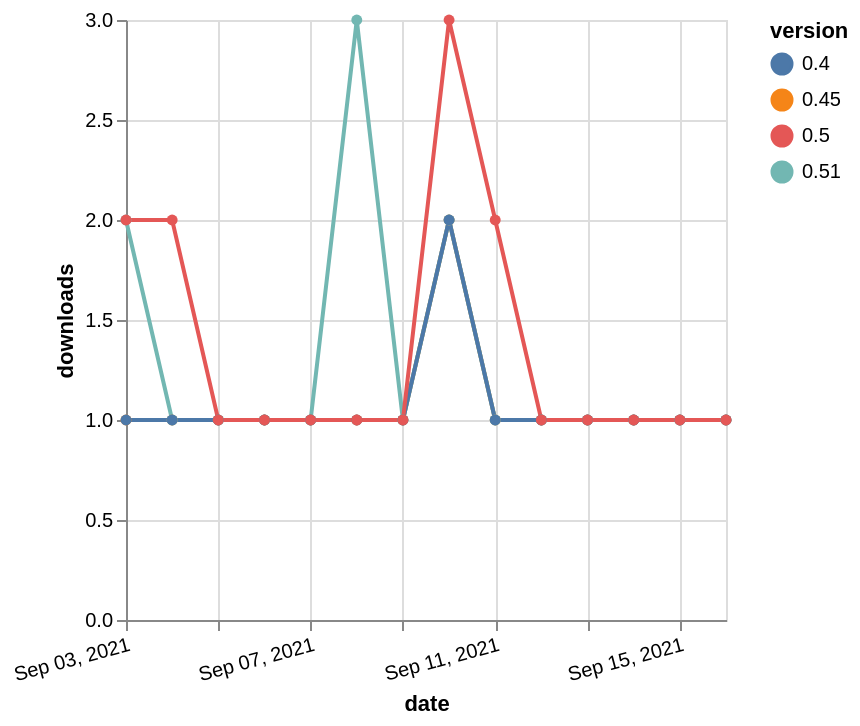

Vega-Lite specification stored for this chart:
### Vega-Lite specification from a JSON file in a GitHub repository (floating-point values rounded to 4 significant figures)
{"$schema": "https://vega.github.io/schema/vega-lite/v5.json", "description": "A simple bar chart with embedded data.", "data": {"values": [{"date": "2021-09-03", "total": 207, "delta": 1, "version": "0.45"}, {"date": "2021-09-04", "total": 208, "delta": 1, "version": "0.45"}, {"date": "2021-09-05", "total": 209, "delta": 1, "version": "0.45"}, {"date": "2021-09-06", "total": 210, "delta": 1, "version": "0.45"}, {"date": "2021-09-07", "total": 211, "delta": 1, "version": "0.45"}, {"date": "2021-09-08", "total": 212, "delta": 1, "version": "0.45"}, {"date": "2021-09-09", "total": 213, "delta": 1, "version": "0.45"}, {"date": "2021-09-10", "total": 215, "delta": 2, "version": "0.45"}, {"date": "2021-09-11", "total": 216, "delta": 1, "version": "0.45"}, {"date": "2021-09-12", "total": 217, "delta": 1, "version": "0.45"}, {"date": "2021-09-13", "total": 218, "delta": 1, "version": "0.45"}, {"date": "2021-09-14", "total": 219, "delta": 1, "version": "0.45"}, {"date": "2021-09-15", "total": 220, "delta": 1, "version": "0.45"}, {"date": "2021-09-16", "total": 221, "delta": 1, "version": "0.45"}, {"date": "2021-09-03", "total": 127, "delta": 2, "version": "0.51"}, {"date": "2021-09-04", "total": 128, "delta": 1, "version": "0.51"}, {"date": "2021-09-05", "total": 129, "delta": 1, "version": "0.51"}, {"date": "2021-09-06", "total": 130, "delta": 1, "version": "0.51"}, {"date": "2021-09-07", "total": 131, "delta": 1, "version": "0.51"}, {"date": "2021-09-08", "total": 134, "delta": 3, "version": "0.51"}, {"date": "2021-09-09", "total": 135, "delta": 1, "version": "0.51"}, {"date": "2021-09-10", "total": 137, "delta": 2, "version": "0.51"}, {"date": "2021-09-11", "total": 138, "delta": 1, "version": "0.51"}, {"date": "2021-09-12", "total": 139, "delta": 1, "version": "0.51"}, {"date": "2021-09-13", "total": 140, "delta": 1, "version": "0.51"}, {"date": "2021-09-14", "total": 141, "delta": 1, "version": "0.51"}, {"date": "2021-09-15", "total": 142, "delta": 1, "version": "0.51"}, {"date": "2021-09-16", "total": 143, "delta": 1, "version": "0.51"}, {"date": "2021-09-03", "total": 229, "delta": 1, "version": "0.4"}, {"date": "2021-09-04", "total": 230, "delta": 1, "version": "0.4"}, {"date": "2021-09-05", "total": 231, "delta": 1, "version": "0.4"}, {"date": "2021-09-06", "total": 232, "delta": 1, "version": "0.4"}, {"date": "2021-09-07", "total": 233, "delta": 1, "version": "0.4"}, {"date": "2021-09-08", "total": 234, "delta": 1, "version": "0.4"}, {"date": "2021-09-09", "total": 235, "delta": 1, "version": "0.4"}, {"date": "2021-09-10", "total": 237, "delta": 2, "version": "0.4"}, {"date": "2021-09-11", "total": 238, "delta": 1, "version": "0.4"}, {"date": "2021-09-12", "total": 239, "delta": 1, "version": "0.4"}, {"date": "2021-09-13", "total": 240, "delta": 1, "version": "0.4"}, {"date": "2021-09-14", "total": 241, "delta": 1, "version": "0.4"}, {"date": "2021-09-15", "total": 242, "delta": 1, "version": "0.4"}, {"date": "2021-09-16", "total": 243, "delta": 1, "version": "0.4"}, {"date": "2021-09-03", "total": 242, "delta": 2, "version": "0.5"}, {"date": "2021-09-04", "total": 244, "delta": 2, "version": "0.5"}, {"date": "2021-09-05", "total": 245, "delta": 1, "version": "0.5"}, {"date": "2021-09-06", "total": 246, "delta": 1, "version": "0.5"}, {"date": "2021-09-07", "total": 247, "delta": 1, "version": "0.5"}, {"date": "2021-09-08", "total": 248, "delta": 1, "version": "0.5"}, {"date": "2021-09-09", "total": 249, "delta": 1, "version": "0.5"}, {"date": "2021-09-10", "total": 252, "delta": 3, "version": "0.5"}, {"date": "2021-09-11", "total": 254, "delta": 2, "version": "0.5"}, {"date": "2021-09-12", "total": 255, "delta": 1, "version": "0.5"}, {"date": "2021-09-13", "total": 256, "delta": 1, "version": "0.5"}, {"date": "2021-09-14", "total": 257, "delta": 1, "version": "0.5"}, {"date": "2021-09-15", "total": 258, "delta": 1, "version": "0.5"}, {"date": "2021-09-16", "total": 259, "delta": 1, "version": "0.5"}]}, "width": "container", "mark": {"type": "line", "point": {"filled": true}}, "encoding": {"x": {"field": "date", "type": "temporal", "timeUnit": "yearmonthdate", "title": "date", "axis": {"labelAngle": -15}}, "y": {"field": "delta", "type": "quantitative", "title": "downloads"}, "color": {"field": "version", "type": "nominal"}, "tooltip": {"field": "delta"}}}
